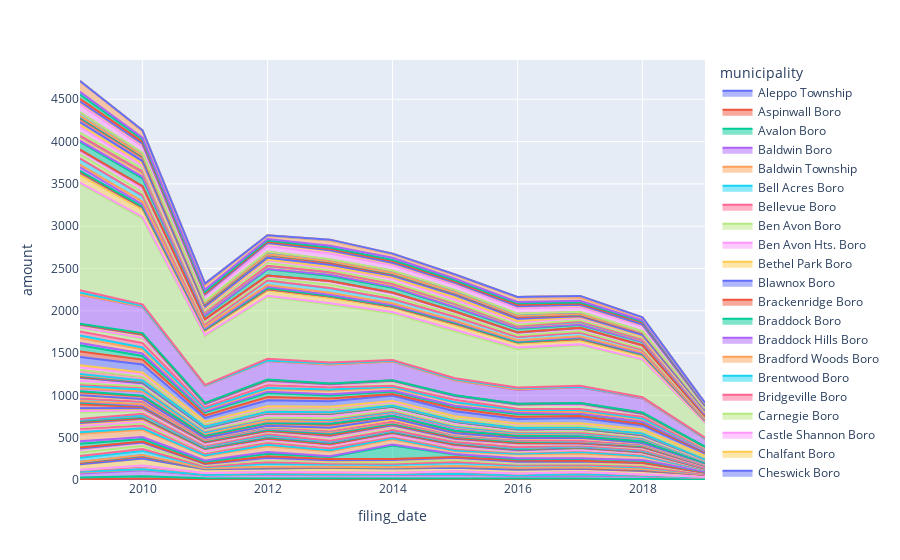

Notebook source saved alongside this figure:
### Markdown cell above
## Challenge

### Plot the progression of foreclosures

### Code cell
# Create area plot
px.area(foreclosures_grp, x='filing_date', y='amount',
       color='municipality', line_group='municipality')
